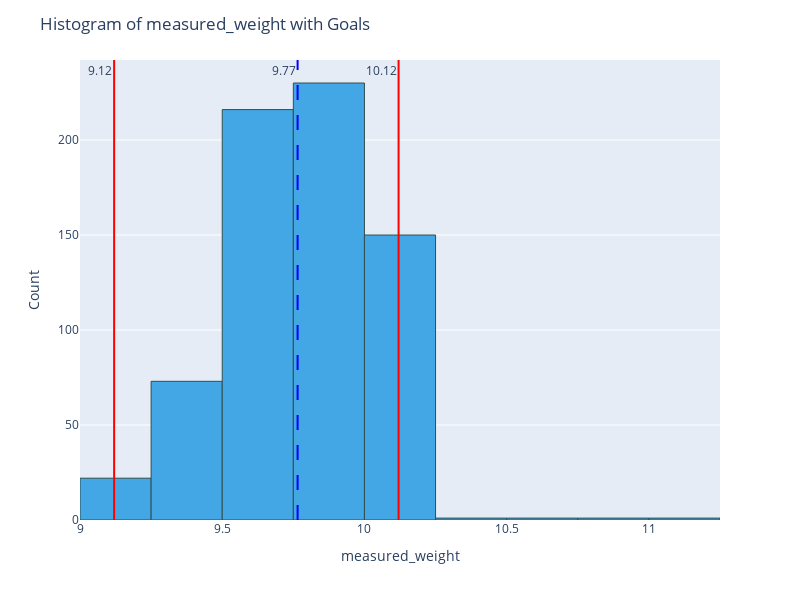

Notebook cell for this chart:
### Code cell
generate_histogram(product_sample, engine, 'weight')

### Figure 1 — Plotly figure (JSON) as saved in the notebook; plotly's stock layout.template omitted (floating-point values rounded to 4 significant figures; data arrays with more than 128 entries replaced by an {"elided": "..."} marker saying what was removed)
{"data": [{"alignmentgroup": "True", "bingroup": "x", "hovertemplate": "measured_weight=%{x}<br>count=%{y}<extra></extra>", "legendgroup": "", "marker": {"color": "#43A7E5", "line": {"color": "DarkSlateGrey", "width": 1}, "pattern": {"shape": ""}}, "name": "", "offsetgroup": "", "orientation": "v", "showlegend": false, "type": "histogram", "x": {"elided": "695 float values"}, "xaxis": "x", "xbins": {"end": 12, "size": 0.25, "start": 8}, "yaxis": "y"}], "layout": {"annotations": [{"showarrow": false, "text": "9.12", "x": 9.12, "xanchor": "right", "xref": "x", "y": 1, "yanchor": "top", "yref": "y domain"}, {"showarrow": false, "text": "10.12", "x": 10.12, "xanchor": "right", "xref": "x", "y": 1, "yanchor": "top", "yref": "y domain"}, {"showarrow": false, "text": "9.77", "x": 9.765, "xanchor": "right", "xref": "x", "y": 1, "yanchor": "top", "yref": "y domain"}], "barmode": "relative", "height": 600, "legend": {"tracegroupgap": 0}, "margin": {"t": 60}, "shapes": [{"line": {"color": "red", "dash": "solid"}, "type": "line", "x0": 9.12, "x1": 9.12, "xref": "x", "y0": 0, "y1": 1, "yref": "y domain"}, {"line": {"color": "red", "dash": "solid"}, "type": "line", "x0": 10.12, "x1": 10.12, "xref": "x", "y0": 0, "y1": 1, "yref": "y domain"}, {"line": {"color": "blue", "dash": "longdash"}, "type": "line", "x0": 9.765, "x1": 9.765, "xref": "x", "y0": 0, "y1": 1, "yref": "y domain"}], "title": {"text": "Histogram of measured_weight with Goals"}, "width": 800, "xaxis": {"anchor": "y", "domain": [0, 1], "title": {"text": "measured_weight"}}, "yaxis": {"anchor": "x", "domain": [0, 1], "title": {"text": "Count"}}}}
